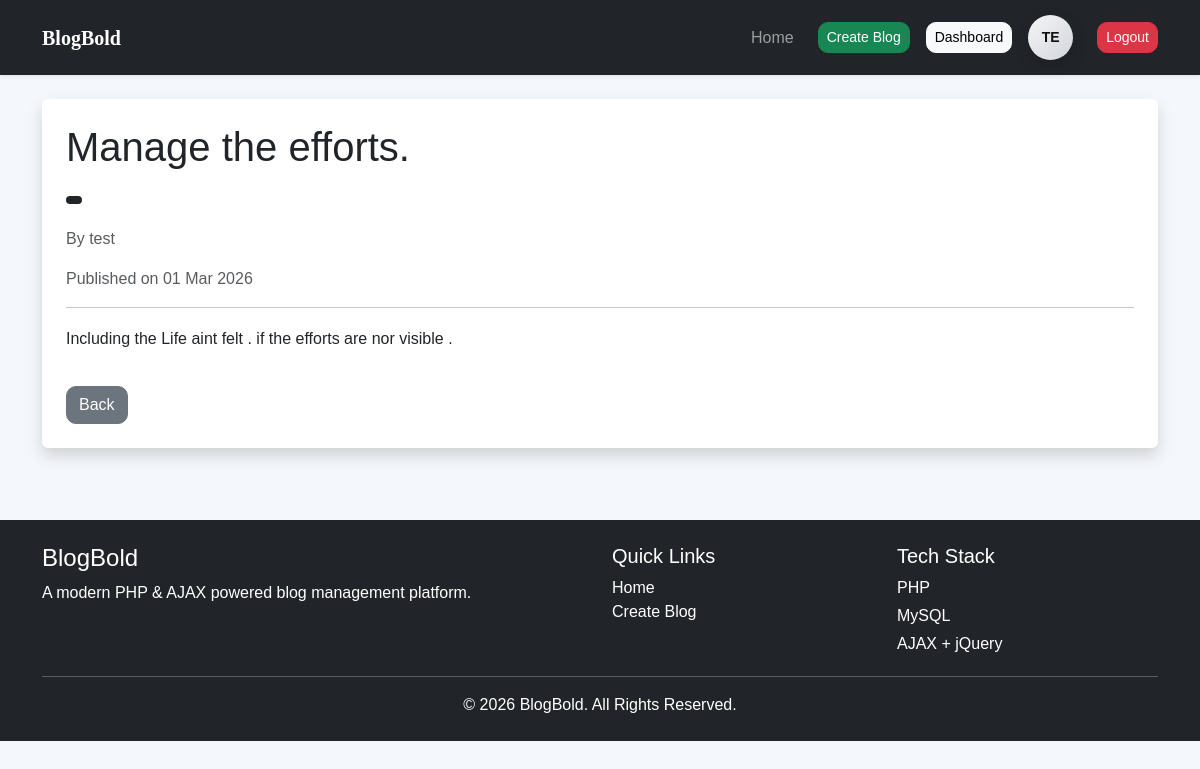
The page /blog.php?id=1 (signed in) on the database its author committed.
### tables this page shows
CREATE TABLE `posts` (
  `id` int(11) NOT NULL,
  `user_id` int(11) DEFAULT NULL,
  `title` varchar(255) DEFAULT NULL,
  `category` varchar(100) DEFAULT NULL,
  `image` varchar(255) DEFAULT NULL,
  `content` text DEFAULT NULL,
  `created_at` timestamp NOT NULL DEFAULT current_timestamp()
);

CREATE TABLE `users` (
  `id` int(11) NOT NULL,
  `name` varchar(100) DEFAULT NULL,
  `email` varchar(100) DEFAULT NULL,
  `password` varchar(255) DEFAULT NULL,
  `created_at` timestamp NOT NULL DEFAULT current_timestamp()
);

### blog.php (the view, shortened to what this page needs)
<?php
require "config/database.php";
include "includes/header.php";
$id = $_GET['id'];
$stmt = $pdo->prepare("
SELECT posts.*, users.name
FROM posts
JOIN users ON posts.user_id = users.id
WHERE posts.id = :id
");
$stmt->execute([
    ':id' => $id
]);
$post = $stmt->fetch(PDO::FETCH_ASSOC);
?>
<div class="card shadow border-0">
<div class="card-body p-4">
<h1 class="mb-3">
<?= htmlspecialchars($post['title']) ?>
</h1>
<div class="mb-3">
<span class="badge bg-dark">
</span>
</div>
<p class="text-muted">
By <?= htmlspecialchars($post['name']) ?>
</p>
<p class="text-muted">
Published on
<?= date("d M Y", strtotime($post['created_at'])) ?>
</p>
<hr>
<p style="line-height:1.9;">
<?= nl2br(htmlspecialchars($post['content'])) ?>
</p>
<a href="index.php" class="btn btn-secondary mt-3">
Back
</a>
</div>
</div>
<?php include "includes/footer.php"; ?>

### assets/css/style.css (style rules this page uses)
body { background:#f4f7fb; font-family: Arial, Helvetica, sans-serif; }
.btn { border-radius:10px; }

### rows shown on the page
posts: title "Manage the efforts.", user.name "test", created_at "01 Mar 2026", content "Including the Life aint felt . if the efforts are nor visible ."

### other values the page prints
substr($name,0,2) "TE"
